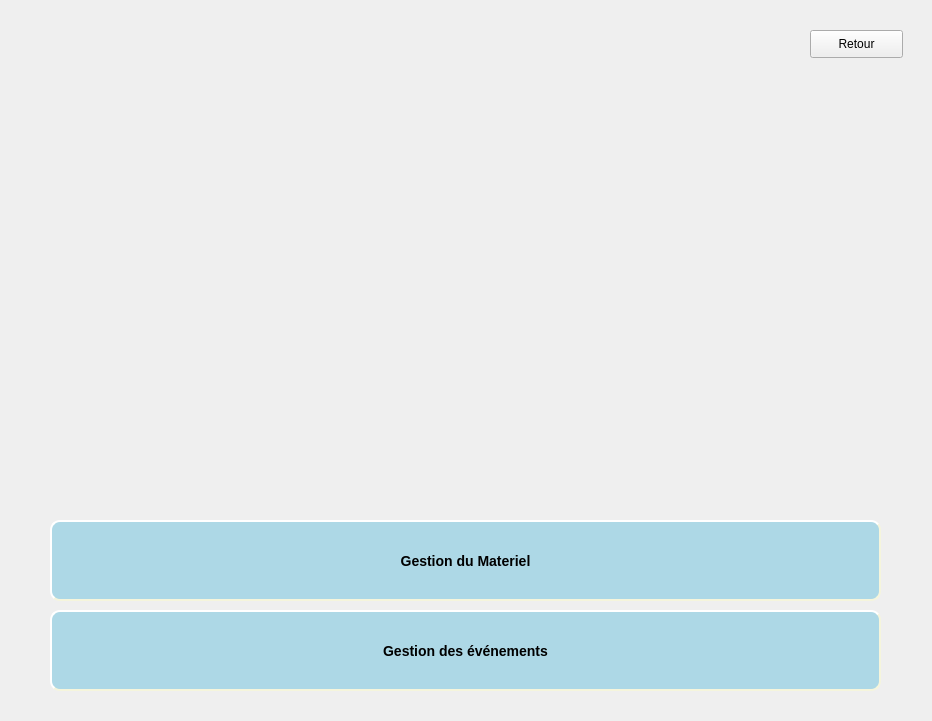
<?xml version="1.0" encoding="UTF-8"?>
<ui version="4.0">
 <class>first</class>
 <widget class="QDialog" name="first">
  <property name="geometry">
   <rect>
    <x>0</x>
    <y>0</y>
    <width>932</width>
    <height>721</height>
   </rect>
  </property>
  <property name="windowTitle">
   <string>Smart Sport</string>
  </property>
  <widget class="QPushButton" name="pushButton">
   <property name="geometry">
    <rect>
     <x>50</x>
     <y>520</y>
     <width>831</width>
     <height>81</height>
    </rect>
   </property>
   <property name="styleSheet">
    <string notr="true">QPushButton#pushButton {
    background-color: lightblue;
    border-style: outset;
    border-width: 2px;
    border-radius: 10px;
    border-color: beige;
    font: bold 14px;
    min-width: 10em;
    padding: 6px;
}</string>
   </property>
   <property name="text">
    <string>Gestion du Materiel</string>
   </property>
  </widget>
  <widget class="QPushButton" name="pushButton_2">
   <property name="geometry">
    <rect>
     <x>50</x>
     <y>610</y>
     <width>831</width>
     <height>81</height>
    </rect>
   </property>
   <property name="styleSheet">
    <string notr="true">QPushButton#pushButton_2 {
    background-color: lightblue;
    border-style: outset;
    border-width: 2px;
    border-radius: 10px;
    border-color: beige;
    font: bold 14px;
    min-width: 10em;
    padding: 6px;
}</string>
   </property>
   <property name="text">
    <string>Gestion des événements</string>
   </property>
  </widget>
  <widget class="QLabel" name="topLevelLabel">
   <property name="geometry">
    <rect>
     <x>230</x>
     <y>40</y>
     <width>457</width>
     <height>455</height>
    </rect>
   </property>
   <property name="acceptDrops">
    <bool>true</bool>
   </property>
   <property name="frameShape">
    <enum>QFrame::NoFrame</enum>
   </property>
   <property name="frameShadow">
    <enum>QFrame::Plain</enum>
   </property>
   <property name="text">
    <string notr="true"/>
   </property>
   <property name="pixmap">
    <pixmap>../logo.png</pixmap>
   </property>
   <property name="scaledContents">
    <bool>true</bool>
   </property>
   <property name="wordWrap">
    <bool>false</bool>
   </property>
  </widget>
  <widget class="QPushButton" name="pushButton_3">
   <property name="geometry">
    <rect>
     <x>810</x>
     <y>30</y>
     <width>93</width>
     <height>28</height>
    </rect>
   </property>
   <property name="text">
    <string>Retour</string>
   </property>
  </widget>
 </widget>
 <resources/>
 <connections/>
</ui>
